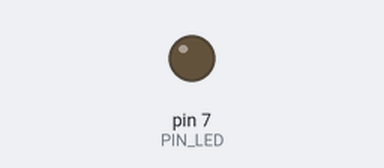
Simulated run of this sketch. Board: Arduino Uno, built with avr-gcc and run on an emulated ATmega328P. On the bench: output pins drawn as LEDs (lit = HIGH). Dashed ring = blinking. At 2.0 s the program stops and its outputs stay as they are.

Above: at 0.5 s.
At 1.85 s:
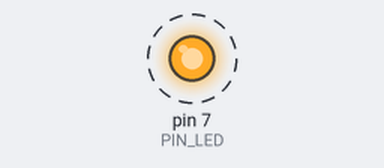
Timing chart, 0 to 3.0 s (numbered marks = the images above):
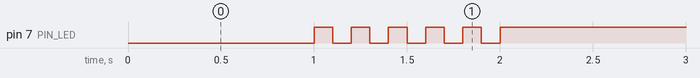

The sketch:

05_practice_2.ino
```cpp
#define PIN_LED 7
unsigned int i;

void setup() {
  pinMode(PIN_LED, OUTPUT);
  Serial.begin(115200); // Initialize serial port
  while (!Serial) {
    ; // wait for serial port to connect.

  }
  i = 0;
  digitalWrite(PIN_LED, LOW); // turn on LED
}

void loop() {
  delay(1000); // wait for 1,000 milliseconds
  while (i<5) {
  digitalWrite(PIN_LED, HIGH); // turn off LED
  delay(100); // wait for 100 milliseconds
  digitalWrite(PIN_LED, LOW); // turn on LED
  delay(100); // wait for 100 milliseconds
  i = i + 1;
  }
  digitalWrite(PIN_LED, HIGH); // turn off LED
  while(1) {}
}
```

Measured:
- by itself, pin 7 (PIN_LED): alternates HIGH for 0.10 s and LOW for 0.10 s, 11 changes in all, then stays HIGH
